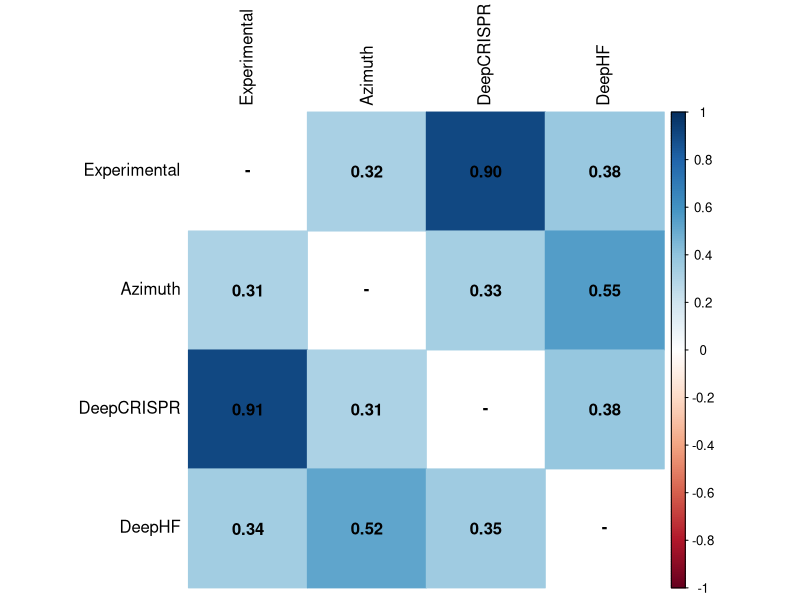

R code for this plot:
library(corrplot)

corrs <- data.frame("Experimental" = c(NA, 0.312, 0.907, 0.345), "Azimuth" = c(0.324, NA, 0.312, 0.523), "DeepCRISPR" = c(0.905, 0.330, NA, 0.350), "DeepHF"=c(0.375, 0.550, 0.383, NA), row.names = c("Experimental", "Azimuth", "DeepCRISPR", "DeepHF"))
corrplot(as.matrix(corrs), method="color", addCoef.col = "black", na.label='-', tl.col="black")
